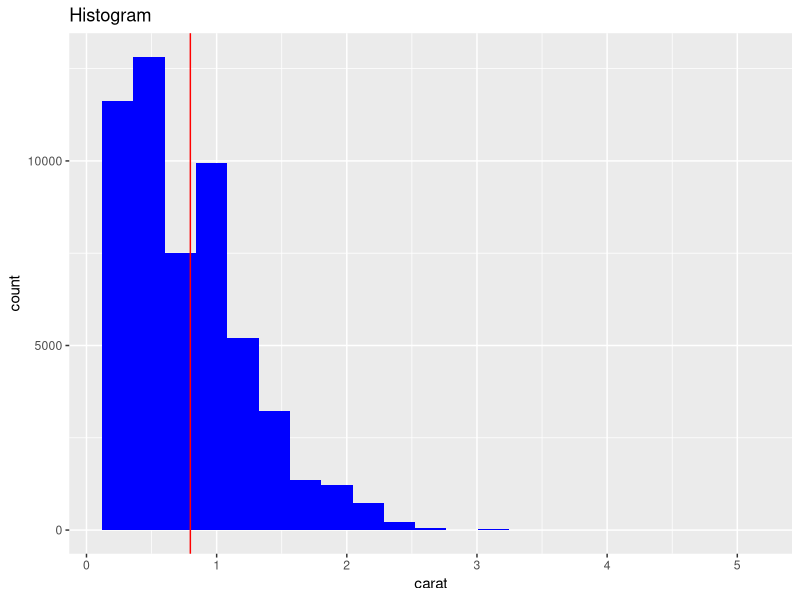
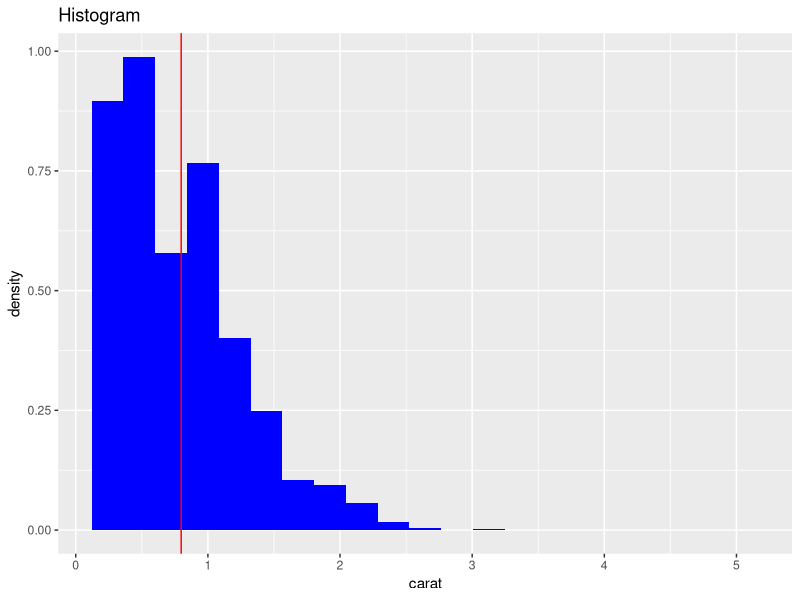
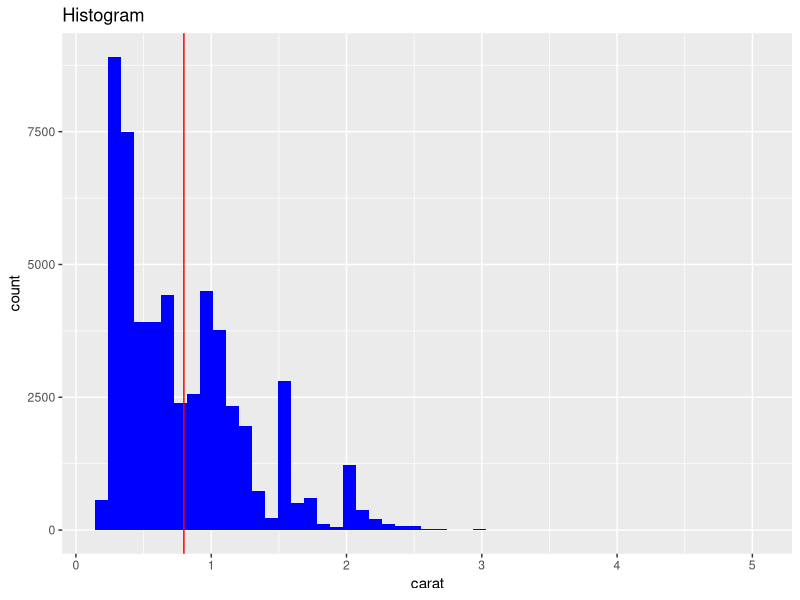
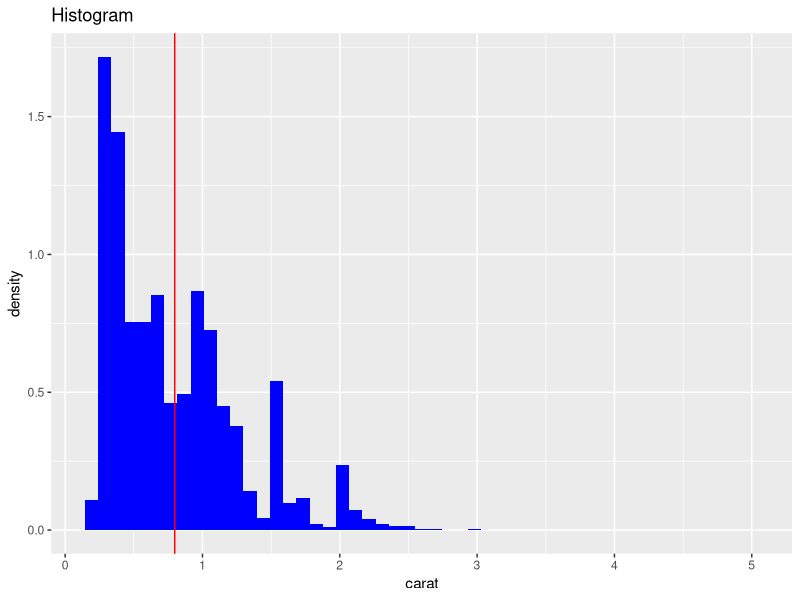
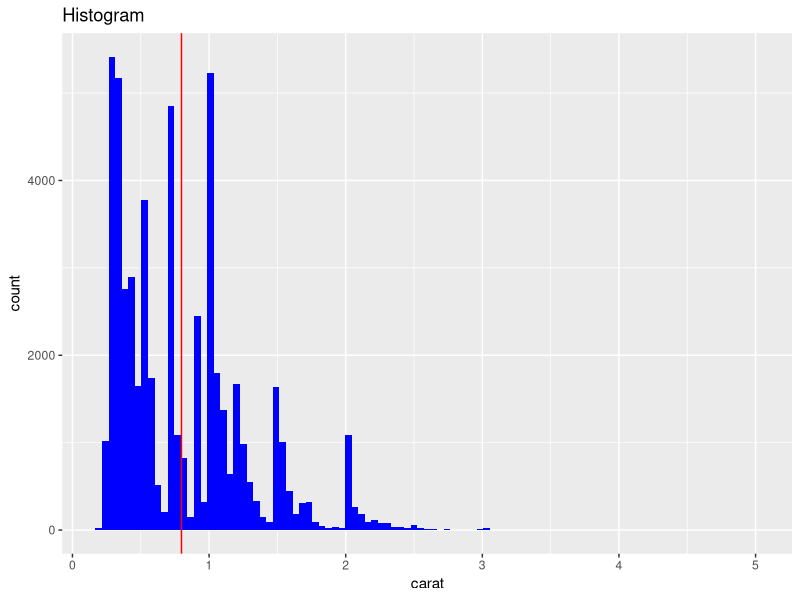
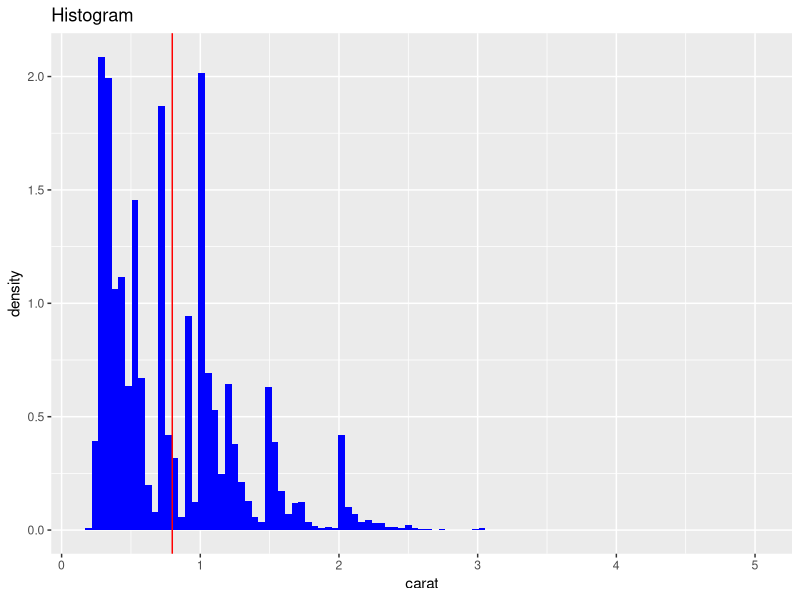
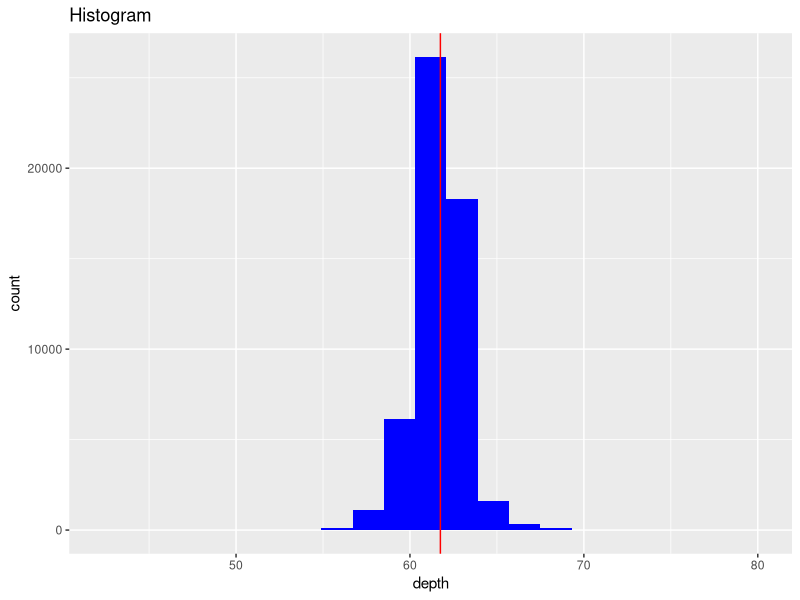
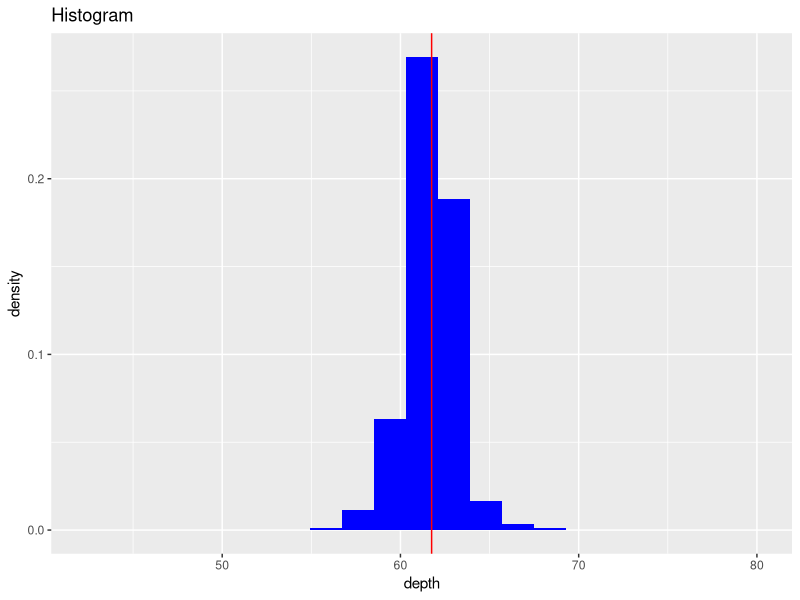

The R source for these figures, in order: (Note: this script raises an error after producing the figures.)
## ---- chunk 1
explore <- function(Input_Frame, binsizesVector, CorrThreshold)
{
  # please note that the diamonds data frame is a built-in data set in R. 
  #var_numeric <- dataframe[which(lapply(dataframe, is.numeric) == TRUE)]

  #var_numeric = Input_Frame[sapply(Input_Frame, is.numeric)]
  #var_factor = Input_Frame[sapply(Input_Frame, is.factor)]
  #var_logical = Input_Frame[sapply(Input_Frame, is.logical)]
  InputFrame = data.frame(Input_Frame)
  var_numeric <- InputFrame[which(lapply(InputFrame, is.numeric) == TRUE)]
  var_factor <- InputFrame[which(lapply(InputFrame, is.factor) == TRUE)]
  var_logical <- InputFrame[which(lapply(InputFrame, is.logical) == TRUE)]

#lapply has the dataframe and if it is numeric or not. 
#Which just takes those columns that meet the criteria of being numeric. It gives the indices of the true values. That is, the values in diamonds where is.numeric == TRUE.
#We are creating a logical value since that is what we have done here. 
#For everyone of the columns in there, please return the column numbers. 
#We index diamonds with those column numbers. 
#We have a data frame that only has numerical columns. 
# int is a type of numeric..?

  NumNumericColumns <- length(var_numeric)  #please note that this tells us the # of numeric columns in the original data frame. 

  #class(var_numeric) #[1] "data.frame"
#YAY!  Please note that this data frame, var_numeric (that has all the numeric columns of the original data frame) will help us use the ggplot plotting function since it is in the form of a data frame! YAY! :)
 # head(var_numeric) #please view just the first 6 rows. 


 #HERE, WE PLEASE TRY TO GET THE RED LINE VERTICALLY AT THE MEAN. 
#idea so far for plotting histograms...need to find means though...

  NumMeanVector <- vector()
#vector of the means.
  COLIndex = 1  # Please initialize this
  for (COLIndex in 1:NumNumericColumns)
    {
    meanValue = mean(var_numeric[[COLIndex]])
    NumMeanVector <- c(NumMeanVector, meanValue)
    }

  NumMeanVector #[1]    0.7979397   61.7494049   57.4571839 3932.7997219    5.7311572    5.7345260  [7]    3.5387338

#binsizesVector <- c(0.2, 0.3)
  NumOfDiffBinSizes = length(binsizesVector)
  columnIndex = 1
  for (columnIndex in 1:NumNumericColumns)
    {
   # binIndex = 1
    for (binIndex in 1:NumOfDiffBinSizes)
      {
        binwidthVar <- (max(var_numeric[columnIndex]) - min(var_numeric[columnIndex]))/(binsizesVector[binIndex])
        hist_var_NEW <- ggplot(var_numeric[columnIndex], aes(x=var_numeric[[columnIndex]]), environment = environment()) #please note that here, aes is aesthetic. 
      hist_var_NEW <- hist_var_NEW + geom_histogram(fill = I("blue"), binwidth = binwidthVar)   + labs(x = colnames(var_numeric[columnIndex]), title= "Histogram") + geom_vline(xintercept = NumMeanVector[columnIndex], colour='red') 
  print(c("Please note that the mean of the variable", colnames(var_numeric[columnIndex]), "is: ",  NumMeanVector[columnIndex]))
  print(hist_var_NEW) 
  print(hist_var_NEW + aes(y =..density..) + labs(y = "density"))
       }
    }
#view

LogicalAndFactorColumnsDF = cbind(var_factor, var_logical) #since we have been extracting various columns from the new diamonds data frame, we can just combine the factor columns results with the logical columns results by binding (Attaching) the columns together using cbind...that is column bind. 


NumOfLogAndFacColumns = length(LogicalAndFactorColumnsDF)

for (colIndex in 1:NumOfLogAndFacColumns){
#ggplot returns structure with data and layers
  cut_bargraph_LOGFAC<- ggplot(LogicalAndFactorColumnsDF, aes(x=LogicalAndFactorColumnsDF[[colIndex]]), environment = environment()) #please note that here, aes is aesthetic. 
  cut_bargraph_LOGFAC <- cut_bargraph_LOGFAC + geom_bar(fill = "gray", colour = "red") + labs(x = names(LogicalAndFactorColumnsDF)[[colIndex]]) #please note that when we add geom_bar, we are adding an additional layer to the data we are looking at.  That is, we are mentioning that we are seeing the counts of the cut data. 
  print(cut_bargraph_LOGFAC)  # even works with a factor variable too! :)
}


corr_num <- cor(var_numeric, method="pearson")  #we can do this for all of the numeric variables and then see the corresponding structure.
corr_num #please note that this gives us a correlation matrix, finding the correlation between 2 variables, etc.

#please note that the main diagonal of this correlation matrix is our correlation of the variable with itself, which ought to be 1.  

#Realize we only need to deal with the upper right triangle of
#the correlation matrix

#Set up a threshold and null vectors before entering loop
#CorrThreshold <- 0.25  
R_square <- NULL
Rsq_names <- NULL
corr_list <- NULL
corr_names <- NULL
pairs <- rep("names", 7)
values <- rep(0.0, 7)

#Get the length of the one dimension of the square matrix
len <- length(corr_num[1,])
len

#Only loop through the upper right triangle
for (i in (1:(len-1))) {
  for (j in ((i+1):len)) {
    #Form the name pair and add to the named pair vector
    pair_name <- paste(names(corr_num[,1])[[i]],names(corr_num[1,])[[j]],sep="-")
    Rsq_names <- c(Rsq_names, pair_name)
    
    #Add the r_square value to the value vector
    R_square <- c(R_square, corr_num[i,j]^2)  
  }
}

#Realize we only need to deal with the upper right triangle of
#the correlation matrix

#Set up a threshold and null vectors before entering loop


#Get the length of the one dimension of the square matrix
len <- length(corr_num[1,])

#Only loop through the upper right triangle
for (i in (1:(len-1))) {
  for (j in ((i+1):len)) {
    #Form the name pair and add to the named pair vector
    pair_name <- paste(names(corr_num[,1])[[i]],names(corr_num[1,])[[j]],sep="-")
 
    #if the threshold is exceeded, add the name and value to the
    #respective correlation vectors
    #Please now restrict only those correlations that are greater than a certain threshold. 
    if (abs(corr_num[i,j]) > CorrThreshold) { #abs is for absolute value
      corr_names <- c(corr_names, pair_name)
      corr_list <- c(corr_list, corr_num[i,j]) 
    }
  }
  
}


#in this situation, please note that there are 7 total columns, yielded by len. 
#Thus, we have: 
# i = 1  --> j = 2: 7
# i = 2 --> j = 3: 7
# i = 3 --> j = 4: 7
# i = 4 --> j = 5: 7 
# i = 5 --> j = 6:7
# i = 6 --> j = 7

#This is helpful because it allows us to avoid repetition and only take the correlation values that are from the unique pairs and that are meaningful, and here those tend to be in the upper right parts of the matrix. 


#create the dataframes and label the columns

corr_df <- data.frame(cbind(corr_names, corr_list))
names(corr_df)[1] <- "Pair"
names(corr_df)[2] <- "Correlation Value"




#in this situation, please note that there are 7 total columns, yielded by len. 
#Thus, we have: 
# i = 1  --> j = 2: 7
# i = 2 --> j = 3: 7
# i = 3 --> j = 4: 7
# i = 4 --> j = 5: 7 
# i = 5 --> j = 6:7
# i = 6 --> j = 7

#This is helpful because it allows us to avoid repetition and only take the correlation values that are from the unique pairs and that are meaningful, and here those tend to be in the upper right parts of the matrix. 
#View(outlist$vs)
#R_square <- NULL
#Rsq_names <- NULL


#create the dataframes and label the columns
Rsq_dataframe <- data.frame(cbind(Rsq_names, R_square))  #binding the columns. 
names(Rsq_dataframe)[1] <- "Pair"  #1st column name
names(Rsq_dataframe)[2] <- "R-Square Value" #2nd column name

#Output:  (Please see below)
#Rsq_dataframe   #Please note that this will give us the R-Squared value for ever pair of numerical variables. 

#print(summary(var_numeric))

#Please note that we will create a summary statistics table for each numerical variable. 
 

#***summary(var_numeric)

#DTSumStats <- data.table(summary(var_numeric))
#DTSumStats
#DTSumStats = table(summary(var_numeric))
#DTSumStats


LogiAndFacColsDF = cbind(var_logical, var_factor) #since we have been extracting various columns from the new diamonds data frame, we can just combine the factor columns results with the logical columns results by binding (Attaching) the columns together using cbind...that is column bind. 
#***head(LogiAndFacColsDF)



colnamesLogiFactors <- vector()  #please note that we are creating an empty vector here

NumOfLogiAndFacCols = length(LogiAndFacColsDF)

for (colnamesIndex in 1:NumOfLogiAndFacCols){
  colnamesLogiFactors = c(colnamesLogiFactors, colnames(LogiAndFacColsDF[colnamesIndex]))
}
colnamesLogiFactors
colnamesLogiFactors[1] #cut, the first element here...


#NumOfLogicalColumns = length(new_logicalCols)
#NumOfFactorColumns = length(new_factorCols)

#NumOfLogicalColumns #1 here
#NumOfFactorColumns #3 here
#columnsIndex = 1
FreqList <- NULL
print("Please note below is an expanded set of Frequency tables for the qualitative variables.  After this, please note that there will be a condensed Frequency Table of the counts for all the qualitative variables in the data frame. Thank you!")
for (ColumnsIndex in 1:NumOfLogiAndFacCols){ #here, we are going to have as many printouts as there are logical and factor columns.  That is, there is exactly 1 printout for each factor variable and 1 printout for each logical variable.  
  print("       ")
  print("**************************************************************************")
  print("Below, please note the Frequency Table below for this qualitative variable:")
  print(colnamesLogiFactors[ColumnsIndex])
  FrequencyTable = table(LogiAndFacColsDF[,ColumnsIndex])
  FreqList <- c(FreqList, FrequencyTable)
  print(FreqList)
  #print(FrequencyTable)
  #print(table(LogiAndFacColsDF[,ColumnsIndex]))  #please note that the table function allows us to plot the frequency tables. 
  print("**************************************************************************") #these stars just help us distinguish between the different variables as their respective outputs are printed out.  These are just dividers
  print("       ")
}

#****print(Rsq_dataframe)
#****print(corr_df)

#tmp <- do.call(var_numeric, list(summary(var_numeric)))
#tmp
#return(Return_List) #push it out of the function environmnet to the global environment.  return them out of the function and then store them in our global variable, outlist. In global environment

KeyList <- list(FreqList, summary(var_numeric), Rsq_dataframe,corr_df)
return(KeyList)

print(KeyList)

}
#CONVERT VAR TO STRING AND THEN CONCATENATE IT PLEASE TO GET THE TITLE. 
#table(LogicalAndFactorColumnsNewDiamondsDF[,columnsIndex])
require(ggplot2)
data(diamonds)
data(mtcars)
explore(diamonds, c(20, 50, 100), 0.25)
#explore(diamonds, c(20, 50, 100), 0.5)
explore(mtcars, c(20, 50, 100), 0.25)

